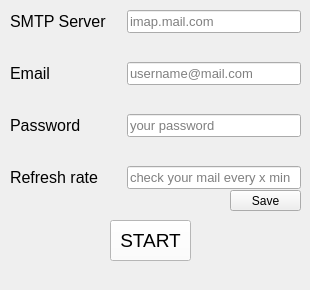
<?xml version="1.0" encoding="UTF-8"?>
<ui version="4.0">
 <class>Form</class>
 <widget class="QWidget" name="Form">
  <property name="geometry">
   <rect>
    <x>0</x>
    <y>0</y>
    <width>310</width>
    <height>290</height>
   </rect>
  </property>
  <property name="windowTitle">
   <string>Form</string>
  </property>
  <widget class="QWidget" name="formLayoutWidget">
   <property name="geometry">
    <rect>
     <x>10</x>
     <y>10</y>
     <width>291</width>
     <height>181</height>
    </rect>
   </property>
   <layout class="QFormLayout" name="formLayout">
    <property name="horizontalSpacing">
     <number>20</number>
    </property>
    <property name="verticalSpacing">
     <number>29</number>
    </property>
    <property name="leftMargin">
     <number>0</number>
    </property>
    <item row="0" column="0">
     <widget class="QLabel" name="label">
      <property name="font">
       <font>
        <pointsize>12</pointsize>
       </font>
      </property>
      <property name="text">
       <string>SMTP Server</string>
      </property>
     </widget>
    </item>
    <item row="0" column="1">
     <widget class="QLineEdit" name="lineEdit">
      <property name="font">
       <font>
        <pointsize>10</pointsize>
       </font>
      </property>
      <property name="text">
       <string/>
      </property>
      <property name="placeholderText">
       <string>imap.mail.com</string>
      </property>
     </widget>
    </item>
    <item row="1" column="0">
     <widget class="QLabel" name="label_2">
      <property name="font">
       <font>
        <pointsize>12</pointsize>
       </font>
      </property>
      <property name="text">
       <string>Email</string>
      </property>
     </widget>
    </item>
    <item row="1" column="1">
     <widget class="QLineEdit" name="lineEdit_2">
      <property name="font">
       <font>
        <pointsize>10</pointsize>
       </font>
      </property>
      <property name="placeholderText">
       <string>username@mail.com</string>
      </property>
     </widget>
    </item>
    <item row="2" column="0">
     <widget class="QLabel" name="label_3">
      <property name="font">
       <font>
        <pointsize>12</pointsize>
       </font>
      </property>
      <property name="text">
       <string>Password</string>
      </property>
     </widget>
    </item>
    <item row="2" column="1">
     <widget class="QLineEdit" name="lineEdit_3">
      <property name="font">
       <font>
        <pointsize>10</pointsize>
       </font>
      </property>
      <property name="placeholderText">
       <string>your password</string>
      </property>
     </widget>
    </item>
    <item row="3" column="0">
     <widget class="QLabel" name="label_4">
      <property name="font">
       <font>
        <pointsize>12</pointsize>
       </font>
      </property>
      <property name="text">
       <string>Refresh rate</string>
      </property>
     </widget>
    </item>
    <item row="3" column="1">
     <widget class="QLineEdit" name="lineEdit_4">
      <property name="font">
       <font>
        <pointsize>10</pointsize>
       </font>
      </property>
      <property name="text">
       <string/>
      </property>
      <property name="placeholderText">
       <string>check your mail every x min</string>
      </property>
     </widget>
    </item>
   </layout>
  </widget>
  <widget class="QPushButton" name="pushButton">
   <property name="geometry">
    <rect>
     <x>110</x>
     <y>220</y>
     <width>81</width>
     <height>41</height>
    </rect>
   </property>
   <property name="font">
    <font>
     <pointsize>14</pointsize>
     <italic>false</italic>
    </font>
   </property>
   <property name="autoFillBackground">
    <bool>false</bool>
   </property>
   <property name="styleSheet">
    <string notr="true">QPushButton {
	background-color: white;
}

QPushButton:hover {
	background-color: silver;
}

QPushButton:pressed {
	background-color: rgb(38, 255, 110);
}</string>
   </property>
   <property name="text">
    <string>START</string>
   </property>
  </widget>
  <widget class="QPushButton" name="pushButton_2">
   <property name="geometry">
    <rect>
     <x>230</x>
     <y>190</y>
     <width>71</width>
     <height>21</height>
    </rect>
   </property>
   <property name="text">
    <string>Save</string>
   </property>
  </widget>
 </widget>
 <resources/>
 <connections/>
</ui>
